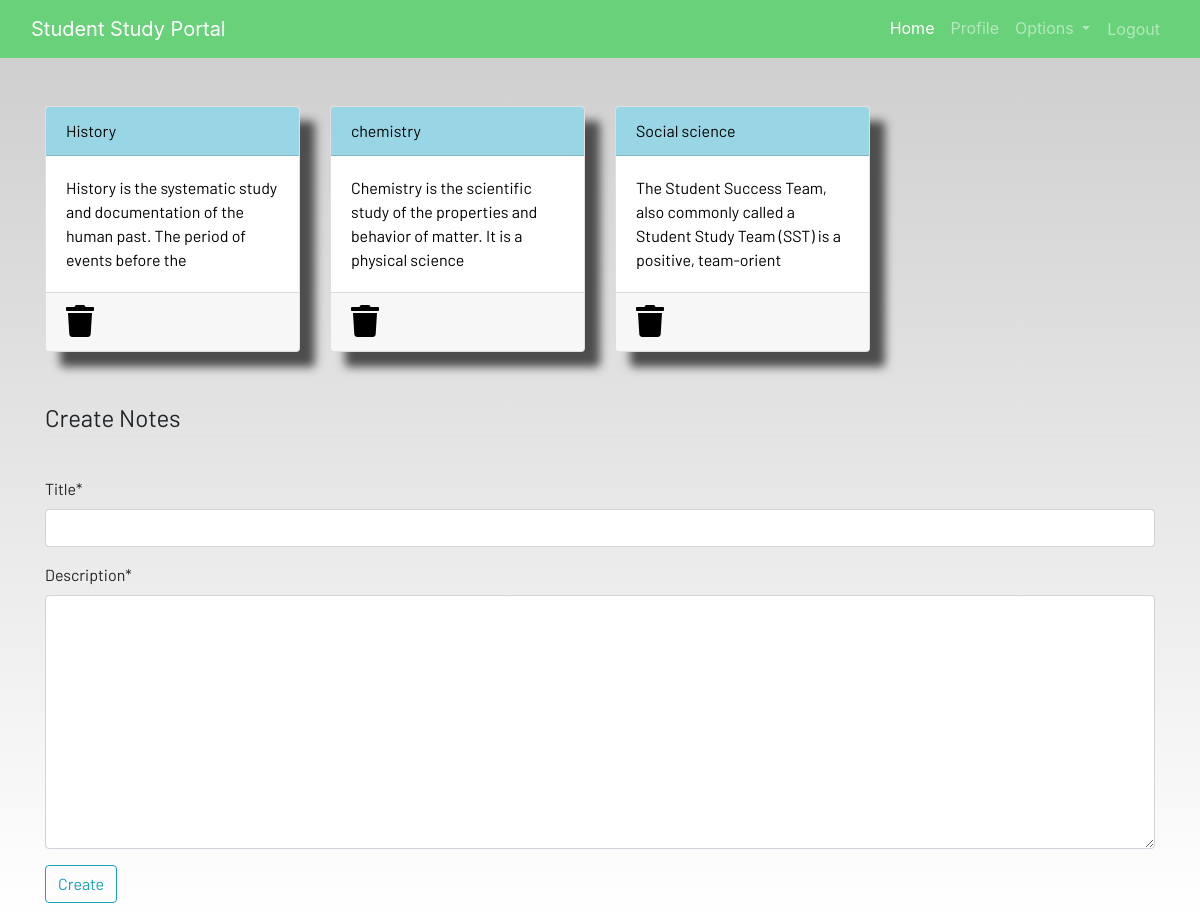
Screenshot of /notes (signed in) with the database file from the repository.
### dashboard/models.py (models this page shows)
class Notes(models.Model):
    user = models.ForeignKey(User,on_delete = models.CASCADE)
    title = models.CharField(max_length=200)
    description=models.TextField()
    class Meta:
        verbose_name = "notes"
        verbose_name_plural = "notes"

### dashboard/views.py (the view)
@login_required
def notes(request):
    if request.method == "POST":
        form = Notesform(request.POST)
        if form.is_valid():
            notes = Notes(user=request.user,title=request.POST['title'],description=request.POST['description'])
            notes.save()
        messages.success(request,f"Notes Added from {request.user.username} successfully!")
    else:
        form = Notesform()
    notes = Notes.objects.filter(user=request.user)
    context = {'notes':notes,'form':form}
    return render(request,'dashboard/notes.html',context)

### dashboard/forms.py
class Notesform(forms.ModelForm):
    class Meta:
        model = Notes
        fields = ['title','description']

### dashboard/templates/dashboard/notes.html (shortened to what this page needs)
{% extends 'dashboard/base.html' %}
{% load static %}
{% load crispy_forms_tags %}
{% block content %}
<div class="container">
    <div class="row">
        {% for note in notes %}
        <div class="col-md-3">
            <a href="{% url 'note-details' note.id %}">
                <div class="card">
                    <div class="card-header">{{note.title}}</div>
                    <div class="card-body">{{note.description|slice:"0:100"}}</div>
                    <div class="card-footer mt-auto "><a href="{% url 'delete-note' note.id %}">
                        <i class="fa fa-trash fa-2x"></i></a>
                    </div>
                </div>
            </a>
        </div>
        {% endfor %}
        <br><br>
    </div>
</div>
<br><br>
<div class="container">
    <form method="POST">
        <fieldset class="form-group">
            <legend class="border-bottom mb-4">Create Notes</legend>
        </fieldset>
        {{form|crispy}}
        <div class="form-group">
            <button href="" class="btn btn-outline-info" type="submit">
                Create
            </button>
        </div>
    </form>
</div>
{% endblock content %}

### dashboard/templates/dashboard/base.html (shortened to what this page needs)
<!DOCTYPE html>
{% load static %}
<html lang="en">
<head>
  <link rel="stylesheet" href="https://stackpath.bootstrapcdn.com/bootstrap/4.3.1/css/bootstrap.min.css"
 />
  <link rel="stylesheet" href="https://use.fontawesome.com/releases/v5.7.2/css/all.css"
 />
  <link rel="stylesheet" href="{% static 'css/main.css' %}" />
</head>
<body>
  <header>
    <nav class="navbar navbar-expand-lg navbar-dark bg-warning bg-gradient ">
      <div class="container-fluid">
        <a class="navbar-brand" href="{% url 'home' %}">Student Study Portal</a>
        <div class="collapse navbar-collapse justify-content-end" id="navbarSupportedContent">
          <ul class="navbar-nav mb-2 mb-lg-0">
            <li class="nav-item">
              <a class="nav-link active" aria-current="page" href="{%url 'home' %}">Home</a>
            </li>
            {% if user.is_authenticated %}
            <li class="nav-item">
              <a class="nav-link" href="{% url 'profile' %}">Profile</a>
            </li>
            <li class="nav-item dropdown">
              <a class="nav-link dropdown-toggle" href="#" id="navbarDropdown" role="button" data-toggle="dropdown"
                aria-haspopup="true" aria-expanded="false">
                Options
              </a>
            </li>
            <li class="nav-item">
              <form method="post" action="{% url 'logout' %}">
                  <button type="submit" class="nav-link btn btn-link">Logout</button>
              </form>
          </li>
            {% endif %}
          </ul>
        </div>
      </div>
    </nav>
  </header>
  <br /><br />
  <main>
    {% block content %}
    {% endblock content %}
  </main>
</body>
</html>

### static/css/main.css (style rules this page uses)
html { scroll-behavior: smooth; height: 100%; width: 100%; }
main { font-family: Barlow, Quicksand, Rubik, sans-serif, serif, 'Times New Roman', Times, serif !important; }
.navbar { background-color: rgb(105, 209, 122) !important; }
.card { box-shadow: 15px 15px 10px rgb(78, 77, 77); }
a { text-decoration: none !important; color: black; }
.card-header { color: black !important; background: rgb(152, 214, 230) !important; transition: 0.3s ease-in; }
html, body { max-width: 100%; overflow-x: hidden; height: 100%; width: 100%; }
body { background: linear-gradient(rgba(0, 0, 0, 0.2), rgba(255, 255, 255, 0.5)); overflow-x: hidden; background-repeat: no-repeat; }
.card-header { background-color: rgb(133, 204, 231); }
.col-md-3 .card { width: 100%; height: 100%; }
.fa { color: black; }

### rows the page displays
Notes: title "History", description "History is the systematic study and documentation of the human past. The period of events before the"
Notes: title "chemistry", description "Chemistry is the scientific study of the properties and behavior of matter. It is a physical science"
Notes: title "Social science", description "The Student Success Team, also commonly called a Student Study Team (SST) is a positive, team-orient"
